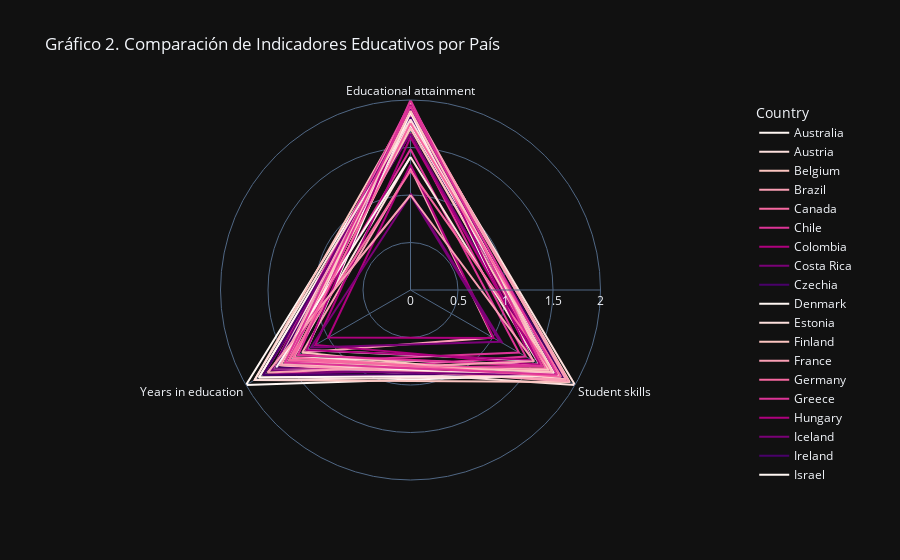

The code cell stored with this chart in its notebook:
### Code cell
import plotly.express as px
import pandas as pd

# Excluir 'Indice Total' para quedarnos solo con indicadores
indicadores = adjusted.columns.drop("Indice Total")

# Reorganizar el DataFrame para formato largo 
df_long = adjusted.reset_index().melt(
    id_vars="Country",
    value_vars=indicadores,
    var_name="Indicator",
    value_name="Valor"
)

# Crear el gráfico radar polar
fig = px.line_polar(
    df_long,
    r="Valor",
    theta="Indicator",
    color="Country",
    line_close=True,
    template="plotly_dark",
    title="Gráfico 2. Comparación de Indicadores Educativos por País",
    color_discrete_sequence=px.colors.sequential.RdPu
)

fig.update_traces(fill=None)  
fig.show()

### Figure 1 — Plotly figure (JSON) as saved in the notebook; plotly's stock layout.template omitted (floating-point values rounded to 4 significant figures)
{"data": [{"hovertemplate": "Country=Australia<br>Valor=%{r}<br>Indicator=%{theta}<extra></extra>", "legendgroup": "Australia", "line": {"color": "rgb(255,247,243)", "dash": "solid"}, "marker": {"symbol": "circle"}, "mode": "lines", "name": "Australia", "r": [1.794, 1.786, 2.0, 1.794], "showlegend": true, "subplot": "polar", "theta": ["Educational attainment", "Student skills", "Years in education", "Educational attainment"], "type": "scatterpolar"}, {"hovertemplate": "Country=Austria<br>Valor=%{r}<br>Indicator=%{theta}<extra></extra>", "legendgroup": "Austria", "line": {"color": "rgb(253,224,221)", "dash": "solid"}, "marker": {"symbol": "circle"}, "mode": "lines", "name": "Austria", "r": [1.825, 1.684, 1.474, 1.825], "showlegend": true, "subplot": "polar", "theta": ["Educational attainment", "Student skills", "Years in education", "Educational attainment"], "type": "scatterpolar"}, {"hovertemplate": "Country=Belgium<br>Valor=%{r}<br>Indicator=%{theta}<extra></extra>", "legendgroup": "Belgium", "line": {"color": "rgb(252,197,192)", "dash": "solid"}, "marker": {"symbol": "circle"}, "mode": "lines", "name": "Belgium", "r": [1.713, 1.759, 1.842, 1.713], "showlegend": true, "subplot": "polar", "theta": ["Educational attainment", "Student skills", "Years in education", "Educational attainment"], "type": "scatterpolar"}, {"hovertemplate": "Country=Brazil<br>Valor=%{r}<br>Indicator=%{theta}<extra></extra>", "legendgroup": "Brazil", "line": {"color": "rgb(250,159,181)", "dash": "solid"}, "marker": {"symbol": "circle"}, "mode": "lines", "name": "Brazil", "r": [1.281, 1.0, 1.316, 1.281], "showlegend": true, "subplot": "polar", "theta": ["Educational attainment", "Student skills", "Years in education", "Educational attainment"], "type": "scatterpolar"}, {"hovertemplate": "Country=Canada<br>Valor=%{r}<br>Indicator=%{theta}<extra></extra>", "legendgroup": "Canada", "line": {"color": "rgb(247,104,161)", "dash": "solid"}, "marker": {"symbol": "circle"}, "mode": "lines", "name": "Canada", "r": [1.95, 1.925, 1.474, 1.95], "showlegend": true, "subplot": "polar", "theta": ["Educational attainment", "Student skills", "Years in education", "Educational attainment"], "type": "scatterpolar"}, {"hovertemplate": "Country=Chile<br>Valor=%{r}<br>Indicator=%{theta}<extra></extra>", "legendgroup": "Chile", "line": {"color": "rgb(221,52,151)", "dash": "solid"}, "marker": {"symbol": "circle"}, "mode": "lines", "name": "Chile", "r": [1.481, 1.317, 1.526, 1.481], "showlegend": true, "subplot": "polar", "theta": ["Educational attainment", "Student skills", "Years in education", "Educational attainment"], "type": "scatterpolar"}, {"hovertemplate": "Country=Colombia<br>Valor=%{r}<br>Indicator=%{theta}<extra></extra>", "legendgroup": "Colombia", "line": {"color": "rgb(174,1,126)", "dash": "solid"}, "marker": {"symbol": "circle"}, "mode": "lines", "name": "Colombia", "r": [1.319, 1.01, 1.0, 1.319], "showlegend": true, "subplot": "polar", "theta": ["Educational attainment", "Student skills", "Years in education", "Educational attainment"], "type": "scatterpolar"}, {"hovertemplate": "Country=Costa Rica<br>Valor=%{r}<br>Indicator=%{theta}<extra></extra>", "legendgroup": "Costa Rica", "line": {"color": "rgb(122,1,119)", "dash": "solid"}, "marker": {"symbol": "circle"}, "mode": "lines", "name": "Costa Rica", "r": [1.019, 1.119, NaN, 1.019], "showlegend": true, "subplot": "polar", "theta": ["Educational attainment", "Student skills", "Years in education", "Educational attainment"], "type": "scatterpolar"}, {"hovertemplate": "Country=Czechia<br>Valor=%{r}<br>Indicator=%{theta}<extra></extra>", "legendgroup": "Czechia", "line": {"color": "rgb(73,0,106)", "dash": "solid"}, "marker": {"symbol": "circle"}, "mode": "lines", "name": "Czechia", "r": [1.981, 1.723, 1.579, 1.981], "showlegend": true, "subplot": "polar", "theta": ["Educational attainment", "Student skills", "Years in education", "Educational attainment"], "type": "scatterpolar"}, {"hovertemplate": "Country=Denmark<br>Valor=%{r}<br>Indicator=%{theta}<extra></extra>", "legendgroup": "Denmark", "line": {"color": "rgb(255,247,243)", "dash": "solid"}, "marker": {"symbol": "circle"}, "mode": "lines", "name": "Denmark", "r": [1.75, 1.784, 1.842, 1.75], "showlegend": true, "subplot": "polar", "theta": ["Educational attainment", "Student skills", "Years in education", "Educational attainment"], "type": "scatterpolar"}, {"hovertemplate": "Country=Estonia<br>Valor=%{r}<br>Indicator=%{theta}<extra></extra>", "legendgroup": "Estonia", "line": {"color": "rgb(253,224,221)", "dash": "solid"}, "marker": {"symbol": "circle"}, "mode": "lines", "name": "Estonia", "r": [1.919, 2.0, 1.579, 1.919], "showlegend": true, "subplot": "polar", "theta": ["Educational attainment", "Student skills", "Years in education", "Educational attainment"], "type": "scatterpolar"}, {"hovertemplate": "Country=Finland<br>Valor=%{r}<br>Indicator=%{theta}<extra></extra>", "legendgroup": "Finland", "line": {"color": "rgb(252,197,192)", "dash": "solid"}, "marker": {"symbol": "circle"}, "mode": "lines", "name": "Finland", "r": [1.931, 1.935, 1.895, 1.931], "showlegend": true, "subplot": "polar", "theta": ["Educational attainment", "Student skills", "Years in education", "Educational attainment"], "type": "scatterpolar"}, {"hovertemplate": "Country=France<br>Valor=%{r}<br>Indicator=%{theta}<extra></extra>", "legendgroup": "France", "line": {"color": "rgb(250,159,181)", "dash": "solid"}, "marker": {"symbol": "circle"}, "mode": "lines", "name": "France", "r": [1.744, 1.732, 1.421, 1.744], "showlegend": true, "subplot": "polar", "theta": ["Educational attainment", "Student skills", "Years in education", "Educational attainment"], "type": "scatterpolar"}, {"hovertemplate": "Country=Germany<br>Valor=%{r}<br>Indicator=%{theta}<extra></extra>", "legendgroup": "Germany", "line": {"color": "rgb(247,104,161)", "dash": "solid"}, "marker": {"symbol": "circle"}, "mode": "lines", "name": "Germany", "r": [1.837, 1.801, 1.632, 1.837], "showlegend": true, "subplot": "polar", "theta": ["Educational attainment", "Student skills", "Years in education", "Educational attainment"], "type": "scatterpolar"}, {"hovertemplate": "Country=Greece<br>Valor=%{r}<br>Indicator=%{theta}<extra></extra>", "legendgroup": "Greece", "line": {"color": "rgb(221,52,151)", "dash": "solid"}, "marker": {"symbol": "circle"}, "mode": "lines", "name": "Greece", "r": [1.65, 1.401, 1.789, 1.65], "showlegend": true, "subplot": "polar", "theta": ["Educational attainment", "Student skills", "Years in education", "Educational attainment"], "type": "scatterpolar"}, {"hovertemplate": "Country=Hungary<br>Valor=%{r}<br>Indicator=%{theta}<extra></extra>", "legendgroup": "Hungary", "line": {"color": "rgb(174,1,126)", "dash": "solid"}, "marker": {"symbol": "circle"}, "mode": "lines", "name": "Hungary", "r": [1.825, 1.591, 1.368, 1.825], "showlegend": true, "subplot": "polar", "theta": ["Educational attainment", "Student skills", "Years in education", "Educational attainment"], "type": "scatterpolar"}, {"hovertemplate": "Country=Iceland<br>Valor=%{r}<br>Indicator=%{theta}<extra></extra>", "legendgroup": "Iceland", "line": {"color": "rgb(122,1,119)", "dash": "solid"}, "marker": {"symbol": "circle"}, "mode": "lines", "name": "Iceland", "r": [1.644, 1.591, 1.789, 1.644], "showlegend": true, "subplot": "polar", "theta": ["Educational attainment", "Student skills", "Years in education", "Educational attainment"], "type": "scatterpolar"}, {"hovertemplate": "Country=Ireland<br>Valor=%{r}<br>Indicator=%{theta}<extra></extra>", "legendgroup": "Ireland", "line": {"color": "rgb(73,0,106)", "dash": "solid"}, "marker": {"symbol": "circle"}, "mode": "lines", "name": "Ireland", "r": [1.819, 1.866, 1.632, 1.819], "showlegend": true, "subplot": "polar", "theta": ["Educational attainment", "Student skills", "Years in education", "Educational attainment"], "type": "scatterpolar"}, {"hovertemplate": "Country=Israel<br>Valor=%{r}<br>Indicator=%{theta}<extra></extra>", "legendgroup": "Israel", "line": {"color": "rgb(255,247,243)", "dash": "solid"}, "marker": {"symbol": "circle"}, "mode": "lines", "name": "Israel", "r": [1.869, 1.487, 1.263, 1.869], "showlegend": true, "subplot": "polar", "theta": ["Educational attainment", "Student skills", "Years in education", "Educational attainment"], "type": "scatterpolar"}, {"hovertemplate": "Country=Italy<br>Valor=%{r}<br>Indicator=%{theta}<extra></extra>", "legendgroup": "Italy", "line": {"color": "rgb(253,224,221)", "dash": "solid"}, "marker": {"symbol": "circle"}, "mode": "lines", "name": "Italy", "r": [1.4, 1.569, 1.421, 1.4], "showlegend": true, "subplot": "polar", "theta": ["Educational attainment", "Student skills", "Years in education", "Educational attainment"], "type": "scatterpolar"}, {"hovertemplate": "Country=Japan<br>Valor=%{r}<br>Indicator=%{theta}<extra></extra>", "legendgroup": "Japan", "line": {"color": "rgb(252,197,192)", "dash": "solid"}, "marker": {"symbol": "circle"}, "mode": "lines", "name": "Japan", "r": [NaN, 1.881, 1.316, NaN], "showlegend": true, "subplot": "polar", "theta": ["Educational attainment", "Student skills", "Years in education", "Educational attainment"], "type": "scatterpolar"}, {"hovertemplate": "Country=Korea<br>Valor=%{r}<br>Indicator=%{theta}<extra></extra>", "legendgroup": "Korea", "line": {"color": "rgb(250,159,181)", "dash": "solid"}, "marker": {"symbol": "circle"}, "mode": "lines", "name": "Korea", "r": [1.894, 1.925, 1.526, 1.894], "showlegend": true, "subplot": "polar", "theta": ["Educational attainment", "Student skills", "Years in education", "Educational attainment"], "type": "scatterpolar"}, {"hovertemplate": "Country=Latvia<br>Valor=%{r}<br>Indicator=%{theta}<extra></extra>", "legendgroup": "Latvia", "line": {"color": "rgb(247,104,161)", "dash": "solid"}, "marker": {"symbol": "circle"}, "mode": "lines", "name": "Latvia", "r": [1.894, 1.642, 1.684, 1.894], "showlegend": true, "subplot": "polar", "theta": ["Educational attainment", "Student skills", "Years in education", "Educational attainment"], "type": "scatterpolar"}, {"hovertemplate": "Country=Lithuania<br>Valor=%{r}<br>Indicator=%{theta}<extra></extra>", "legendgroup": "Lithuania", "line": {"color": "rgb(221,52,151)", "dash": "solid"}, "marker": {"symbol": "circle"}, "mode": "lines", "name": "Lithuania", "r": [1.975, 1.596, 1.684, 1.975], "showlegend": true, "subplot": "polar", "theta": ["Educational attainment", "Student skills", "Years in education", "Educational attainment"], "type": "scatterpolar"}, {"hovertemplate": "Country=Luxembourg<br>Valor=%{r}<br>Indicator=%{theta}<extra></extra>", "legendgroup": "Luxembourg", "line": {"color": "rgb(174,1,126)", "dash": "solid"}, "marker": {"symbol": "circle"}, "mode": "lines", "name": "Luxembourg", "r": [1.606, 1.576, 1.158, 1.606], "showlegend": true, "subplot": "polar", "theta": ["Educational attainment", "Student skills", "Years in education", "Educational attainment"], "type": "scatterpolar"}, {"hovertemplate": "Country=Mexico<br>Valor=%{r}<br>Indicator=%{theta}<extra></extra>", "legendgroup": "Mexico", "line": {"color": "rgb(122,1,119)", "dash": "solid"}, "marker": {"symbol": "circle"}, "mode": "lines", "name": "Mexico", "r": [1.0, 1.088, 1.211, 1.0], "showlegend": true, "subplot": "polar", "theta": ["Educational attainment", "Student skills", "Years in education", "Educational attainment"], "type": "scatterpolar"}, {"hovertemplate": "Country=Netherlands<br>Valor=%{r}<br>Indicator=%{theta}<extra></extra>", "legendgroup": "Netherlands", "line": {"color": "rgb(73,0,106)", "dash": "solid"}, "marker": {"symbol": "circle"}, "mode": "lines", "name": "Netherlands", "r": [1.738, 1.761, 1.789, 1.738], "showlegend": true, "subplot": "polar", "theta": ["Educational attainment", "Student skills", "Years in education", "Educational attainment"], "type": "scatterpolar"}, {"hovertemplate": "Country=New Zealand<br>Valor=%{r}<br>Indicator=%{theta}<extra></extra>", "legendgroup": "New Zealand", "line": {"color": "rgb(255,247,243)", "dash": "solid"}, "marker": {"symbol": "circle"}, "mode": "lines", "name": "New Zealand", "r": [1.738, 1.825, 1.579, 1.738], "showlegend": true, "subplot": "polar", "theta": ["Educational attainment", "Student skills", "Years in education", "Educational attainment"], "type": "scatterpolar"}, {"hovertemplate": "Country=Norway<br>Valor=%{r}<br>Indicator=%{theta}<extra></extra>", "legendgroup": "Norway", "line": {"color": "rgb(253,224,221)", "dash": "solid"}, "marker": {"symbol": "circle"}, "mode": "lines", "name": "Norway", "r": [1.762, 1.745, 1.684, 1.762], "showlegend": true, "subplot": "polar", "theta": ["Educational attainment", "Student skills", "Years in education", "Educational attainment"], "type": "scatterpolar"}, {"hovertemplate": "Country=OECD - Total<br>Valor=%{r}<br>Indicator=%{theta}<extra></extra>", "legendgroup": "OECD - Total", "line": {"color": "rgb(252,197,192)", "dash": "solid"}, "marker": {"symbol": "circle"}, "mode": "lines", "name": "OECD - Total", "r": [1.7, 1.679, 1.579, 1.7], "showlegend": true, "subplot": "polar", "theta": ["Educational attainment", "Student skills", "Years in education", "Educational attainment"], "type": "scatterpolar"}, {"hovertemplate": "Country=Poland<br>Valor=%{r}<br>Indicator=%{theta}<extra></extra>", "legendgroup": "Poland", "line": {"color": "rgb(250,159,181)", "dash": "solid"}, "marker": {"symbol": "circle"}, "mode": "lines", "name": "Poland", "r": [1.969, 1.891, 1.579, 1.969], "showlegend": true, "subplot": "polar", "theta": ["Educational attainment", "Student skills", "Years in education", "Educational attainment"], "type": "scatterpolar"}, {"hovertemplate": "Country=Portugal<br>Valor=%{r}<br>Indicator=%{theta}<extra></extra>", "legendgroup": "Portugal", "line": {"color": "rgb(247,104,161)", "dash": "solid"}, "marker": {"symbol": "circle"}, "mode": "lines", "name": "Portugal", "r": [1.256, 1.72, 1.474, 1.256], "showlegend": true, "subplot": "polar", "theta": ["Educational attainment", "Student skills", "Years in education", "Educational attainment"], "type": "scatterpolar"}, {"hovertemplate": "Country=Russia<br>Valor=%{r}<br>Indicator=%{theta}<extra></extra>", "legendgroup": "Russia", "line": {"color": "rgb(221,52,151)", "dash": "solid"}, "marker": {"symbol": "circle"}, "mode": "lines", "name": "Russia", "r": [2.0, 1.601, 1.368, 2.0], "showlegend": true, "subplot": "polar", "theta": ["Educational attainment", "Student skills", "Years in education", "Educational attainment"], "type": "scatterpolar"}, {"hovertemplate": "Country=Slovak Republic<br>Valor=%{r}<br>Indicator=%{theta}<extra></extra>", "legendgroup": "Slovak Republic", "line": {"color": "rgb(174,1,126)", "dash": "solid"}, "marker": {"symbol": "circle"}, "mode": "lines", "name": "Slovak Republic", "r": [1.95, 1.474, 1.263, 1.95], "showlegend": true, "subplot": "polar", "theta": ["Educational attainment", "Student skills", "Years in education", "Educational attainment"], "type": "scatterpolar"}, {"hovertemplate": "Country=Slovenia<br>Valor=%{r}<br>Indicator=%{theta}<extra></extra>", "legendgroup": "Slovenia", "line": {"color": "rgb(122,1,119)", "dash": "solid"}, "marker": {"symbol": "circle"}, "mode": "lines", "name": "Slovenia", "r": [1.906, 1.8, 1.684, 1.906], "showlegend": true, "subplot": "polar", "theta": ["Educational attainment", "Student skills", "Years in education", "Educational attainment"], "type": "scatterpolar"}, {"hovertemplate": "Country=South Africa<br>Valor=%{r}<br>Indicator=%{theta}<extra></extra>", "legendgroup": "South Africa", "line": {"color": "rgb(73,0,106)", "dash": "solid"}, "marker": {"symbol": "circle"}, "mode": "lines", "name": "South Africa", "r": [1.119, NaN, NaN, 1.119], "showlegend": true, "subplot": "polar", "theta": ["Educational attainment", "Student skills", "Years in education", "Educational attainment"], "type": "scatterpolar"}, {"hovertemplate": "Country=Spain<br>Valor=%{r}<br>Indicator=%{theta}<extra></extra>", "legendgroup": "Spain", "line": {"color": "rgb(255,247,243)", "dash": "solid"}, "marker": {"symbol": "circle"}, "mode": "lines", "name": "Spain", "r": [1.4, NaN, 1.632, 1.4], "showlegend": true, "subplot": "polar", "theta": ["Educational attainment", "Student skills", "Years in education", "Educational attainment"], "type": "scatterpolar"}, {"hovertemplate": "Country=Sweden<br>Valor=%{r}<br>Indicator=%{theta}<extra></extra>", "legendgroup": "Sweden", "line": {"color": "rgb(253,224,221)", "dash": "solid"}, "marker": {"symbol": "circle"}, "mode": "lines", "name": "Sweden", "r": [1.794, 1.805, 1.895, 1.794], "showlegend": true, "subplot": "polar", "theta": ["Educational attainment", "Student skills", "Years in education", "Educational attainment"], "type": "scatterpolar"}, {"hovertemplate": "Country=Switzerland<br>Valor=%{r}<br>Indicator=%{theta}<extra></extra>", "legendgroup": "Switzerland", "line": {"color": "rgb(252,197,192)", "dash": "solid"}, "marker": {"symbol": "circle"}, "mode": "lines", "name": "Switzerland", "r": [1.887, 1.722, 1.526, 1.887], "showlegend": true, "subplot": "polar", "theta": ["Educational attainment", "Student skills", "Years in education", "Educational attainment"], "type": "scatterpolar"}, {"hovertemplate": "Country=Türkiye<br>Valor=%{r}<br>Indicator=%{theta}<extra></extra>", "legendgroup": "Türkiye", "line": {"color": "rgb(250,159,181)", "dash": "solid"}, "marker": {"symbol": "circle"}, "mode": "lines", "name": "Türkiye", "r": [1.0, 1.499, 1.737, 1.0], "showlegend": true, "subplot": "polar", "theta": ["Educational attainment", "Student skills", "Years in education", "Educational attainment"], "type": "scatterpolar"}, {"hovertemplate": "Country=United Kingdom<br>Valor=%{r}<br>Indicator=%{theta}<extra></extra>", "legendgroup": "United Kingdom", "line": {"color": "rgb(247,104,161)", "dash": "solid"}, "marker": {"symbol": "circle"}, "mode": "lines", "name": "United Kingdom", "r": [1.756, 1.829, 1.421, 1.756], "showlegend": true, "subplot": "polar", "theta": ["Educational attainment", "Student skills", "Years in education", "Educational attainment"], "type": "scatterpolar"}, {"hovertemplate": "Country=United States<br>Valor=%{r}<br>Indicator=%{theta}<extra></extra>", "legendgroup": "United States", "line": {"color": "rgb(221,52,151)", "dash": "solid"}, "marker": {"symbol": "circle"}, "mode": "lines", "name": "United States", "r": [1.938, 1.783, 1.526, 1.938], "showlegend": true, "subplot": "polar", "theta": ["Educational attainment", "Student skills", "Years in education", "Educational attainment"], "type": "scatterpolar"}], "layout": {"legend": {"title": {"text": "Country"}, "tracegroupgap": 0}, "polar": {"angularaxis": {"direction": "clockwise", "rotation": 90}, "domain": {"x": [0, 1], "y": [0, 1]}}, "title": {"text": "Gráfico 2. Comparación de Indicadores Educativos por País"}}}
